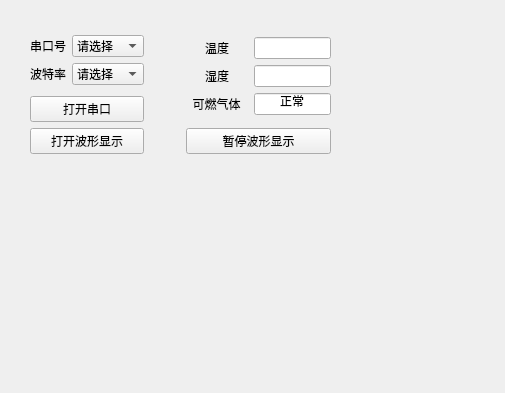
<?xml version="1.0" encoding="UTF-8"?>
<ui version="4.0">
 <class>Form</class>
 <widget class="QWidget" name="Form">
  <property name="geometry">
   <rect>
    <x>0</x>
    <y>0</y>
    <width>505</width>
    <height>393</height>
   </rect>
  </property>
  <property name="cursor">
   <cursorShape>ArrowCursor</cursorShape>
  </property>
  <property name="windowTitle">
   <string>Python上位控制</string>
  </property>
  <widget class="QWidget" name="layoutWidget">
   <property name="geometry">
    <rect>
     <x>30</x>
     <y>30</y>
     <width>301</width>
     <height>131</height>
    </rect>
   </property>
   <layout class="QHBoxLayout" name="horizontalLayout">
    <item>
     <layout class="QVBoxLayout" name="verticalLayout_3">
      <item>
       <layout class="QGridLayout" name="gridLayout">
        <item row="0" column="0">
         <widget class="QLabel" name="label">
          <property name="text">
           <string>串口号</string>
          </property>
         </widget>
        </item>
        <item row="0" column="1">
         <widget class="QComboBox" name="ComList">
          <property name="editable">
           <bool>false</bool>
          </property>
          <property name="currentText">
           <string>请选择</string>
          </property>
          <property name="maxVisibleItems">
           <number>16</number>
          </property>
          <property name="insertPolicy">
           <enum>QComboBox::InsertAtCurrent</enum>
          </property>
          <property name="minimumContentsLength">
           <number>0</number>
          </property>
          <property name="duplicatesEnabled">
           <bool>false</bool>
          </property>
          <item>
           <property name="text">
            <string>请选择</string>
           </property>
          </item>
         </widget>
        </item>
        <item row="1" column="0">
         <widget class="QLabel" name="label_2">
          <property name="text">
           <string>波特率</string>
          </property>
         </widget>
        </item>
        <item row="1" column="1">
         <widget class="QComboBox" name="BaudRate">
          <property name="editable">
           <bool>false</bool>
          </property>
          <property name="currentText">
           <string>请选择</string>
          </property>
          <property name="maxVisibleItems">
           <number>16</number>
          </property>
          <property name="insertPolicy">
           <enum>QComboBox::InsertAtCurrent</enum>
          </property>
          <property name="minimumContentsLength">
           <number>0</number>
          </property>
          <property name="duplicatesEnabled">
           <bool>false</bool>
          </property>
          <item>
           <property name="text">
            <string>请选择</string>
           </property>
          </item>
          <item>
           <property name="text">
            <string>1200</string>
           </property>
          </item>
          <item>
           <property name="text">
            <string>2400</string>
           </property>
          </item>
          <item>
           <property name="text">
            <string>4800</string>
           </property>
          </item>
          <item>
           <property name="text">
            <string>9600</string>
           </property>
          </item>
          <item>
           <property name="text">
            <string>19200</string>
           </property>
          </item>
          <item>
           <property name="text">
            <string>38400</string>
           </property>
          </item>
          <item>
           <property name="text">
            <string>57600</string>
           </property>
          </item>
          <item>
           <property name="text">
            <string>115200</string>
           </property>
          </item>
         </widget>
        </item>
       </layout>
      </item>
      <item>
       <layout class="QVBoxLayout" name="verticalLayout_2">
        <item>
         <widget class="QPushButton" name="ComCtrl">
          <property name="cursor">
           <cursorShape>ArrowCursor</cursorShape>
          </property>
          <property name="text">
           <string>打开串口</string>
          </property>
         </widget>
        </item>
        <item>
         <widget class="QPushButton" name="TemOpen">
          <property name="cursor">
           <cursorShape>ArrowCursor</cursorShape>
          </property>
          <property name="text">
           <string>打开波形显示</string>
          </property>
         </widget>
        </item>
       </layout>
      </item>
     </layout>
    </item>
    <item>
     <spacer name="horizontalSpacer">
      <property name="orientation">
       <enum>Qt::Horizontal</enum>
      </property>
      <property name="sizeHint" stdset="0">
       <size>
        <width>40</width>
        <height>20</height>
       </size>
      </property>
     </spacer>
    </item>
    <item>
     <layout class="QVBoxLayout" name="verticalLayout">
      <item>
       <layout class="QGridLayout" name="gridLayout_2">
        <item row="0" column="0" alignment="Qt::AlignHCenter">
         <widget class="QLabel" name="label_3">
          <property name="text">
           <string>温度</string>
          </property>
         </widget>
        </item>
        <item row="0" column="1">
         <widget class="QLineEdit" name="TemLine">
          <property name="maximumSize">
           <size>
            <width>81</width>
            <height>16777215</height>
           </size>
          </property>
          <property name="alignment">
           <set>Qt::AlignCenter</set>
          </property>
          <property name="readOnly">
           <bool>true</bool>
          </property>
         </widget>
        </item>
        <item row="1" column="0" alignment="Qt::AlignHCenter">
         <widget class="QLabel" name="label_4">
          <property name="text">
           <string>湿度</string>
          </property>
         </widget>
        </item>
        <item row="1" column="1">
         <widget class="QLineEdit" name="WetLine">
          <property name="maximumSize">
           <size>
            <width>81</width>
            <height>16777215</height>
           </size>
          </property>
          <property name="alignment">
           <set>Qt::AlignCenter</set>
          </property>
          <property name="readOnly">
           <bool>true</bool>
          </property>
         </widget>
        </item>
        <item row="2" column="0">
         <widget class="QLabel" name="label_5">
          <property name="text">
           <string>  可燃气体  </string>
          </property>
         </widget>
        </item>
        <item row="2" column="1">
         <widget class="QLineEdit" name="GasLine">
          <property name="maximumSize">
           <size>
            <width>81</width>
            <height>16777215</height>
           </size>
          </property>
          <property name="text">
           <string>正常</string>
          </property>
          <property name="alignment">
           <set>Qt::AlignCenter</set>
          </property>
          <property name="readOnly">
           <bool>true</bool>
          </property>
         </widget>
        </item>
       </layout>
      </item>
      <item>
       <widget class="QPushButton" name="TemCtrl">
        <property name="text">
         <string>暂停波形显示</string>
        </property>
       </widget>
      </item>
     </layout>
    </item>
   </layout>
  </widget>
 </widget>
 <tabstops>
  <tabstop>ComCtrl</tabstop>
  <tabstop>TemOpen</tabstop>
  <tabstop>ComList</tabstop>
  <tabstop>BaudRate</tabstop>
 </tabstops>
 <resources/>
 <connections/>
</ui>
